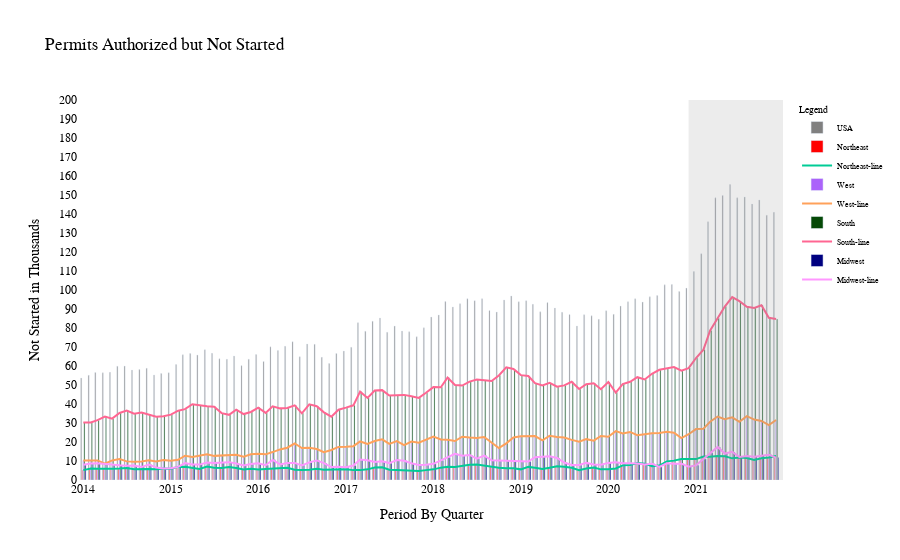

The notebook cell saved with this chart:
### Code cell
fig = go.Figure()


fig.add_trace(go.Bar(x = auth_not_started.Date, y = auth_not_started['United States'], name = 'USA',marker_color='gray'))

fig.add_trace(go.Bar(x = auth_not_started.Date, y = auth_not_started['North East'], name = 'Northeast',marker_color='red'))
fig.add_trace(go.Scatter(x = auth_not_started.Date, y = auth_not_started['North East'], name = 'Northeast-line', mode = 'lines'))
fig.add_trace(go.Bar(x = auth_not_started.Date, y = auth_not_started['West'], name = 'West',))
fig.add_trace(go.Scatter(x = auth_not_started.Date, y = auth_not_started['West'],name = 'West-line',mode='lines',))

fig.add_trace(go.Bar(x = auth_not_started.Date, y = auth_not_started['South'], name = 'South',marker_color = '#054907'))
fig.add_trace(go.Scatter(x = auth_not_started.Date, y = auth_not_started['South'], name = 'South-line',mode = 'lines'))
fig.add_trace(go.Bar(x = auth_not_started.Date, y = auth_not_started['Mid West'], name = 'Midwest',marker_color = '#000080'))
fig.add_trace(go.Scatter(x = auth_not_started.Date, y = auth_not_started['Mid West'], name = 'Midwest-line',mode = 'lines'))

fig.update_layout(title_text = 'Permits Authorized but Not Started',
                  
                  yaxis_title = 'Not Started in Thousands',
                  yaxis_range = [0,200],
                  yaxis_dtick = 10,
                  xaxis_title = 'Period By Quarter',
                  font = dict(family = 'verdana',
                             size = 12,
                             color = 'black',
                             ),
                  yaxis_showgrid = False,
                  yaxis_linecolor = 'white',
                  legend = dict(bgcolor ='white',
                                title = 'Legend',
                                font = dict(color = 'black',size = 8)
                               ),
                  plot_bgcolor = 'white',
                  clickmode = 'select',
                  dragmode = 'drawline',
                  transition = dict(duration = 1000,
                                   easing = 'bounce-in',
                                   ordering = 'traces first'))
                  
                  
fig.add_vrect(x0 = '2020-12-1', x1 = '2021-12-30', col =1, fillcolor="gray",opacity=0.15, line_width=0)

fig.show()
